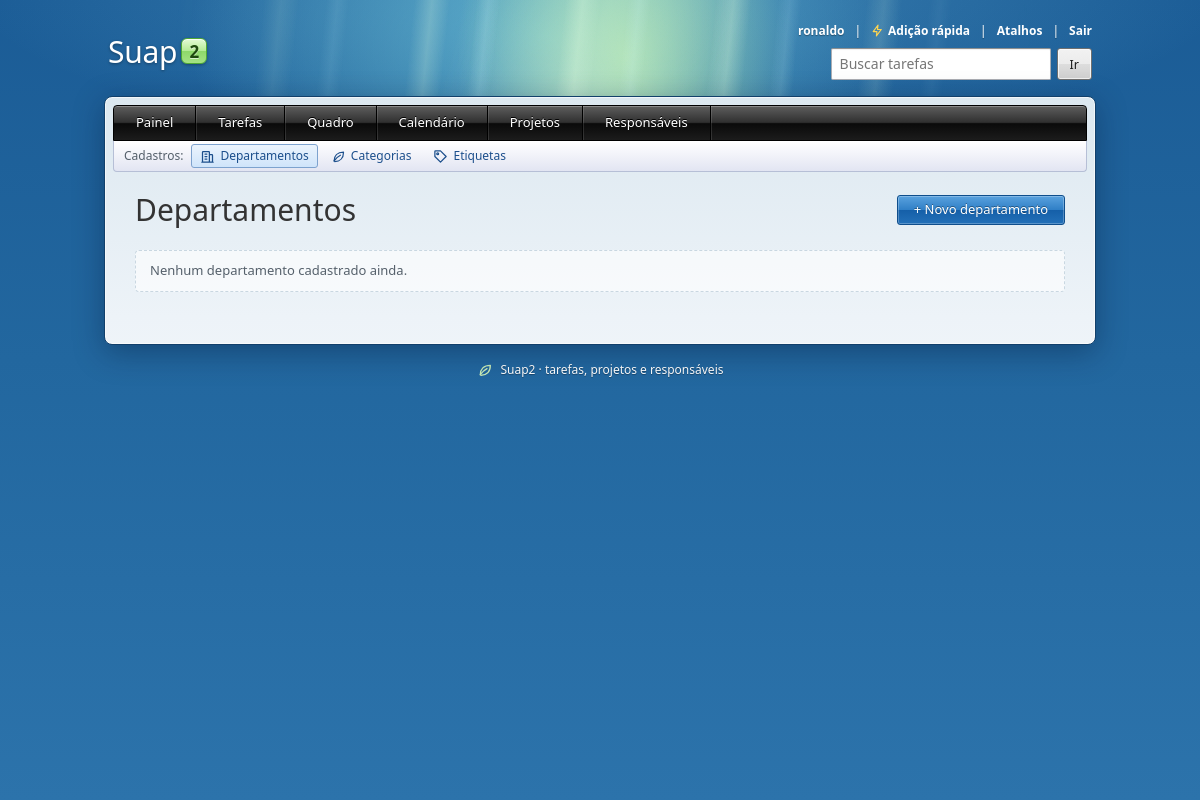
The page /departamentos/ (signed in) on the database as committed earlier.
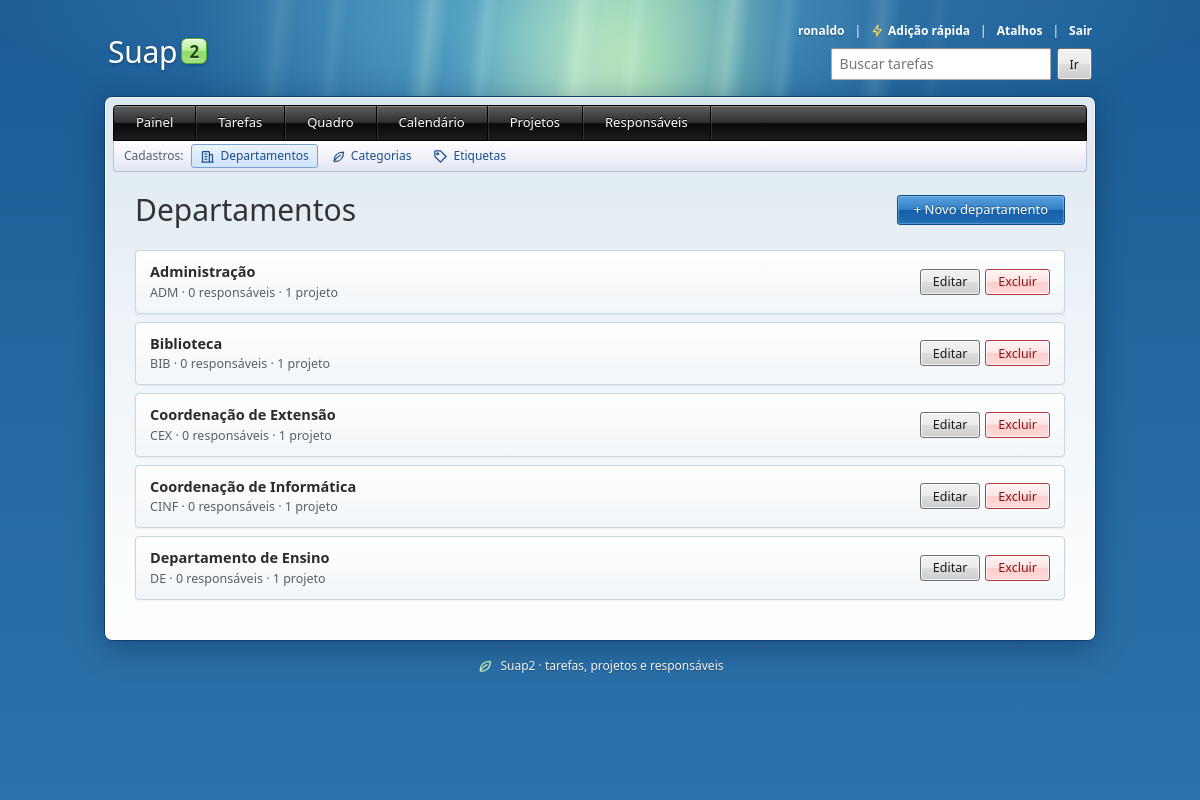
The same page on the database as committed later.
### Suap2APP/models.py (models this page shows, shortened)
class Departamento(models.Model):
    nome = models.CharField(max_length=100, unique=True)
    sigla = models.CharField(max_length=10, blank=True)
    class Meta:
        verbose_name = 'Departamento'
        verbose_name_plural = 'Departamentos'
        ordering = ['nome']

### Suap2APP/views.py (the view)
# urls.py: path('departamentos/', views.DepartamentoListView.as_view(), name='departamento_list'),
class DepartamentoListView(LeituraMixin, ListView):
    model = Departamento
    context_object_name = 'departamentos'
    def get_queryset(self):
        return Departamento.objects.annotate(
            total_responsaveis=Count('responsaveis', distinct=True),
            total_projetos=Count('projetos', distinct=True),
        )

### Suap2APP/context_processors.py (called while the page is built)
def acesso(request):
    return {
        'visitante': e_visitante(request),
        'pode_editar': request.user.is_authenticated,
    }

### Suap2APP/views.py (called while the page is built)
def e_visitante(request):
    return not request.user.is_authenticated and request.session.get(SESSAO_VISITANTE, False)

    def dispatch(self, request, *args, **kwargs):
        if request.method in ('GET', 'HEAD') and e_visitante(request):
            return super(LoginRequiredMixin, self).dispatch(request, *args, **kwargs)
        return super().dispatch(request, *args, **kwargs)

### Suap2APP/templates/Suap2APP/departamento_list.html (shortened to what this page needs)
{% extends 'Suap2APP/base.html' %}
{% block content %}
    <div class="cabecalho">
        <h1>Departamentos</h1>
        {% if pode_editar %}
        <a class="btn btn-primary" href="{% url 'departamento_create' %}">+ Novo departamento</a>
        {% endif %}
    </div>
    {% if departamentos %}
        <div class="lista">
            {% for departamento in departamentos %}
                <div class="item">
                    <div class="item-info">
                        <div class="item-titulo">{{ departamento.nome }}</div>
                        <div class="item-detalhe">
                            {% if departamento.sigla %}{{ departamento.sigla }} · {% endif %}
                            {{ departamento.total_responsaveis }} responsáve{{ departamento.total_responsaveis|pluralize:"l,is" }}
                            · {{ departamento.total_projetos }} projeto{{ departamento.total_projetos|pluralize }}
                        </div>
                    </div>
                    {% if pode_editar %}
                        <div class="acoes">
                            <a class="btn btn-secondary btn-small" href="{% url 'departamento_update' departamento.pk %}">Editar</a>
                            <a class="btn btn-danger btn-small" href="{% url 'departamento_delete' departamento.pk %}">Excluir</a>
                        </div>
                    {% endif %}
                </div>
            {% endfor %}
        </div>
    {% else %}
        <p class="vazio">Nenhum departamento cadastrado ainda.</p>
    {% endif %}
{% endblock %}

### Suap2APP/templates/Suap2APP/base.html (shortened to what this page needs)
{% load static %}<!DOCTYPE html>
<html lang="pt-br">
<head>
    <link rel="stylesheet" href="{% static 'Suap2APP/css/tokens.css' %}">
    <link rel="stylesheet" href="{% static 'Suap2APP/css/base.css' %}">
    <link rel="stylesheet" href="{% static 'Suap2APP/css/components.css' %}">
    <link rel="stylesheet" href="{% static 'Suap2APP/css/pages.css' %}">
</head>
<body class="{% block body_class %}{% endblock %}">
    {% include 'Suap2APP/_fundo.html' %}
    <div class="pagina">
        {% include 'Suap2APP/_topo.html' %}
        <div class="janela">
            {% block navbar %}
                {% if user.is_authenticated or visitante %}
                    {% include 'Suap2APP/_navbar.html' %}
                {% endif %}
            {% endblock %}
            <main id="conteudo" class="conteudo" tabindex="-1">
                {% block content %}{% endblock %}
            </main>
        </div>
        {% include 'Suap2APP/_rodape.html' %}
    </div>
</body>
</html>

### Suap2APP/templates/Suap2APP/_fundo.html (shortened to what this page needs)
<div class="ceu" aria-hidden="true">
    <div class="aurora aurora-1"></div>
    <div class="aurora aurora-2"></div>
    <div class="aurora aurora-3"></div>
</div>

### Suap2APP/templates/Suap2APP/_topo.html (shortened to what this page needs)
<header class="topo">
    <a class="marca" href="{% if user.is_authenticated or visitante %}{% url 'painel' %}{% else %}{% url 'login' %}{% endif %}">
        Suap<span class="marca-versao">2</span>
    </a>
    {% if user.is_authenticated or visitante %}
        <div class="topo-direita">
            <div class="topo-usuario">
                {% if user.is_authenticated %}
                    <span>{{ user.get_username }}</span>
                    <span class="separador" aria-hidden="true" data-so-com-js hidden>|</span>
                    <button type="button" class="btn btn-link" data-abrir-rapida data-url="{% url 'tarefa_rapida' %}" data-so-com-js hidden title="Adição rápida (N)">
                        <svg aria-hidden="true"><use href="#i-raio"></use></svg>Adição rápida
                    </button>
                {% else %}
                    <span>Visitante</span>
                {% endif %}
                <span class="separador" aria-hidden="true" data-so-com-js hidden>|</span>
                <button type="button" class="btn btn-link" data-abrir-atalhos data-so-com-js hidden title="Atalhos do teclado (?)">Atalhos</button>
                <span class="separador" aria-hidden="true">|</span>
                <form method="post" action="{% url 'logout' %}">
                    <button type="submit" class="btn btn-link">Sair</button>
                </form>
            </div>
            <form class="busca-topo" role="search" method="get" action="{% url 'tarefa_list' %}">
                <input id="busca-topo" type="search" name="q" placeholder="Buscar tarefas" value="{{ request.GET.q }}">
                <button type="submit" class="btn btn-small">Ir</button>
            </form>
        </div>
    {% endif %}
</header>

### Suap2APP/templates/Suap2APP/_navbar.html (shortened to what this page needs)
{% with secao=request.resolver_match.url_name|default:'' %}
<nav class="menu" aria-label="Principal">
    <a class="menu-link" href="{% url 'painel' %}"{% if secao == 'painel' %} aria-current="page"{% endif %}>Painel</a>
    <a class="menu-link" href="{% url 'tarefa_list' %}"{% if secao|slice:':7' == 'tarefa_' %} aria-current="page"{% endif %}>Tarefas</a>
    <a class="menu-link" href="{% url 'quadro' %}"{% if secao == 'quadro' %} aria-current="page"{% endif %}>Quadro</a>
    <a class="menu-link" href="{% url 'calendario' %}"{% if secao == 'calendario' %} aria-current="page"{% endif %}>Calendário</a>
    <a class="menu-link" href="{% url 'projeto_list' %}"{% if secao|slice:':8' == 'projeto_' %} aria-current="page"{% endif %}>Projetos</a>
    <a class="menu-link" href="{% url 'responsavel_list' %}"{% if secao|slice:':12' == 'responsavel_' %} aria-current="page"{% endif %}>Responsáveis</a>
</nav>
<nav class="submenu" aria-label="Cadastros">
    <span class="nav-rotulo">Cadastros:</span>
    <a href="{% url 'departamento_list' %}"{% if secao|slice:':13' == 'departamento_' %} aria-current="page"{% endif %}>
        <svg aria-hidden="true"><use href="#i-predio"></use></svg>Departamentos
    </a>
    <a href="{% url 'categoria_list' %}"{% if secao|slice:':10' == 'categoria_' %} aria-current="page"{% endif %}>
        <svg aria-hidden="true"><use href="#i-folha"></use></svg>Categorias
    </a>
    <a href="{% url 'etiqueta_list' %}"{% if secao|slice:':9' == 'etiqueta_' %} aria-current="page"{% endif %}>
        <svg aria-hidden="true"><use href="#i-etiqueta"></use></svg>Etiquetas
    </a>
</nav>
{% endwith %}

### Suap2APP/templates/Suap2APP/_rodape.html
<footer class="rodape">
    <svg aria-hidden="true"><use href="#i-folha"></use></svg>
    Suap2 · tarefas, projetos e responsáveis
</footer>

### Suap2APP/static/Suap2APP/css/tokens.css (style rules this page uses)
:root { color-scheme: light; --fundo-topo: #1B5C96; --fundo-meio: #22679F; --fundo-base: #2C73AB; --aurora-verde: rgba(190, 240, 170, 0.75); --aurora-ciano: rgba(130, 220, 230, 0.55); --aqua: #00AEEF; --verde: #7ED957; --sol: #FFD54F; --janela-borda: #12406B; --janela-fundo: linear-gradient(180deg, #DCE8F0 0, #EDF3F8 220px, #FFFFFF 560px); --texto: #2B2B2B; --texto-suave: #55606B; --titulo: #333333; --subtitulo: #1C5A92; --link: #1C4F8C; --link-hover: #0A3A70; --destaque-verde: #3C8F14; --sucesso: #1E6B2E; --sucesso-fundo: #E4F8DC; --sucesso-borda: #9ED98A; --info: #0A5F94; --info-fundo: #E1F4FD; --info-borda: #8CD3F5; --aviso: #7A4F00; --aviso-fundo: #FFF4CC; --aviso-borda: #F5D46B; --perigo: #A61B1B; --perigo-fundo: #FDE2E2; --perigo-borda: #F2A5A5; --caixa-fundo: linear-gradient(180deg, #FFFFFF 0%, #F2F6F9 100%); --caixa-borda: #C9D7E1; --caixa-hover-fundo: linear-gradient(180deg, #F7FBFE 0%, #E4F0FA 100%); --caixa-hover-borda: #A9C6DE; --selecao-fundo: linear-gradient(180deg, #EBF4FD 0%, #CFE4FA 100%); --selecao-borda: #7DA2CE; --raio-p: 3px; --raio-m: 4px; --raio-g: 8px; --raio-pilula: 3px; --sombra-item: 0 1px 2px rgba(0, 0, 0, 0.06); --sombra-janela: 0 8px 30px rgba(0, 20, 50, 0.35); --foco: #1C4F8C; --fonte: "Segoe UI", "Frutiger", "Myriad Pro", "Nunito Sans", "Trebuchet MS", system-ui, sans-serif; --transicao: 150ms ease-out; --aurora-velocidade: 1; }

### Suap2APP/static/Suap2APP/css/base.css (style rules this page uses)
*, *::before, *::after { box-sizing: border-box; }
html { min-height: 100%; background: var(--fundo-meio); -webkit-text-size-adjust: 100%; }
body { margin: 0; min-height: 100vh; font-family: var(--fonte); font-size: 14px; line-height: 1.5; color: var(--texto); background: transparent; -webkit-font-smoothing: antialiased; }
img, svg { max-width: 100%; }
form { margin: 0; }
.ceu { position: fixed; inset: 0; z-index: -1; overflow: hidden; pointer-events: none; background: linear-gradient(180deg, var(--fundo-topo) 0%, var(--fundo-meio) 45%, var(--fundo-base) 100%); }
.aurora { position: absolute; top: -120px; left: 50%; width: 110vw; max-width: 1500px; height: 520px; translate: -50% 0; }
.aurora-1 { background: radial-gradient(ellipse 16% 60% at 52% 34%, var(--aurora-verde), rgba(190, 240, 170, 0) 80%), radial-gradient(ellipse 34% 52% at 46% 30%, var(--aurora-ciano), rgba(130, 220, 230, 0) 80%), radial-gradient(ellipse 60% 40% at 50% 20%, rgba(120, 200, 230, 0.35), rgba(120, 200, 230, 0) 80%); }
.aurora-2 { background: repeating-linear-gradient(96deg, rgba(255, 255, 255, 0) 0 34px, rgba(225, 255, 225, 0.3) 52px, rgba(255, 255, 255, 0) 70px 96px, rgba(200, 245, 255, 0.18) 108px, rgba(255, 255, 255, 0) 120px 150px); -webkit-mask-image: radial-gradient(ellipse 42% 62% at 50% 30%, #000 20%, transparent 78%); mask-image: radial-gradient(ellipse 42% 62% at 50% 30%, #000 20%, transparent 78%); animation: aurora-ondular calc(40s * var(--aurora-velocidade)) ease-in-out infinite alternate; }
.aurora-3 { background: linear-gradient(105deg, rgba(255, 255, 255, 0) 38%, rgba(235, 255, 225, 0.35) 48%, rgba(255, 255, 255, 0) 58%); -webkit-mask-image: radial-gradient(ellipse 50% 55% at 50% 40%, #000, transparent 80%); mask-image: radial-gradient(ellipse 50% 55% at 50% 40%, #000, transparent 80%); animation: aurora-ondular calc(55s * var(--aurora-velocidade)) ease-in-out infinite alternate-reverse; }
.pagina { width: 100%; max-width: 1040px; margin: 0 auto; padding: 12px 12px 24px; display: flex; flex-direction: column; gap: 14px; }
.rodape { display: flex; justify-content: center; align-items: center; gap: 8px; font-size: 12px; color: #fff; text-shadow: 0 1px 1px rgba(0, 0, 0, 0.35); }
.rodape svg { width: 16px; height: 16px; color: #CDEFB8; }
h1, h2, h3 { line-height: 1.2; }
h1 { margin: 0 0 18px; font-size: clamp(24px, 1.6vw + 16px, 30px); font-weight: 300; color: var(--titulo); }
a { color: var(--link); text-decoration: none; }
@media (min-width: 768px) { .pagina { padding: 18px 24px 32px; gap: 16px; } }

### Suap2APP/static/Suap2APP/css/pages.css (style rules this page uses)
.cabecalho { display: flex; flex-direction: column; align-items: flex-start; gap: 14px; margin-bottom: 22px; }
.cabecalho h1 { margin: 0; }
@media (min-width: 768px) { .cabecalho { flex-direction: row; justify-content: space-between; align-items: center; } }

Rows that differ between the two databases and show on the page:
added Departamento: nome "Administração", sigla "ADM", total_responsaveis "0", total_projetos "1"
added Departamento: nome "Biblioteca", sigla "BIB", total_responsaveis "0", total_projetos "1"
added Departamento: nome "Coordenação de Extensão", sigla "CEX", total_responsaveis "0", total_projetos "1"
added Departamento: nome "Coordenação de Informática", sigla "CINF", total_responsaveis "0", total_projetos "1"
added Departamento: nome "Departamento de Ensino", sigla "DE", total_responsaveis "0", total_projetos "1"
Other text that changed with them:
text no longer shown: "Nenhum departamento cadastrado ainda."
